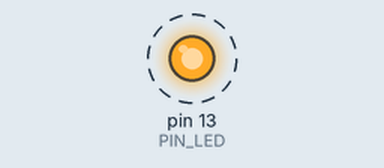
Simulated run of this sketch. Board: Arduino Uno, built with avr-gcc and run on an emulated ATmega328P. Shown: output pins drawn as LEDs (lit = HIGH). Dashed ring = blinking.

Above: at 0.5 s.
Timing chart, 0 to 4.6 s (numbered marks = the images above):
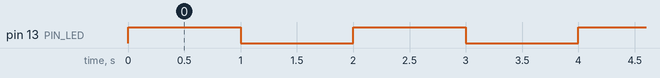

The sketch:

04_example_3.ino
```cpp
#define PIN_LED 13

void setup() {
  pinMode(PIN_LED, OUTPUT);
}

void loop() {
  digitalWrite(PIN_LED, HIGH);
  delay(1000);
  digitalWrite(PIN_LED,LOW);
  delay(1000);
}
```

Measured:
- by itself, pin 13 (PIN_LED): alternates HIGH for 1.0 s and LOW for 1.0 s
